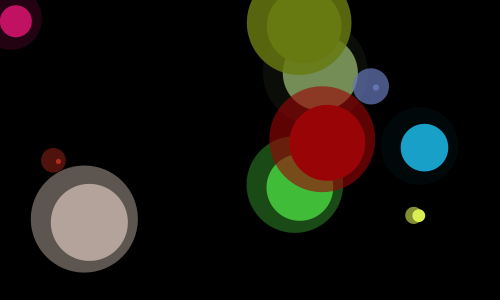
Frame 1 (no input)
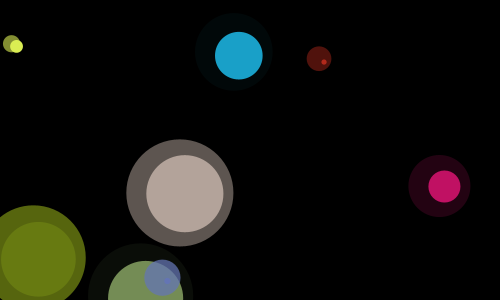
Frame 60 (the mouse pressed at the canvas centre just before this capture)
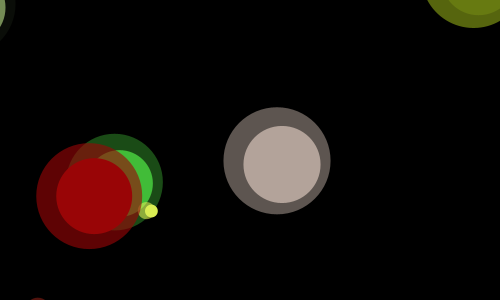
Frame 120 (the mouse held since frame 60 and released just before this capture)

The Processing sketch that drew these frames (run headless with seeded random() and noise(); from frame 60 on, the mouse is pressed at the canvas centre):

// Processing sketch: processing_47709
// ── processing_47709.pde


//ORIGINAL PROGRAMM

int _num = 10;
Circle [] cArray = {
};
void setup() {
  size(500, 300);
  background(0,50);
  smooth();
  strokeWeight(1);
  fill(150, 50);
  drawCircles();
}
void draw() {
  background (0,50);
  for (int i=0; i< cArray.length; i++) {
    Circle thisCirc = cArray [i];
    thisCirc.updateMe ();
  }
}
void mouseReleased() {
  drawCircles();
}
void drawCircles() {
  for (int i=0; i<_num; i++) {
    Circle thisCirc = new Circle();
    thisCirc.drawMe();
    thisCirc.drawMe (); 
    cArray = (Circle []) append (cArray, thisCirc);
  }
}


// CLASS DEFINITION

class Circle {
  float x, y;
  float radius;
  color linecol, fillcol;
  float alph;
  float xmove, ymove;


  Circle() {
    x = random(width);
    y = random(height);
    radius = random(100) + 10;
    linecol = color(random(255), random(255), random(255));
    fillcol = color(random(255), random(255), random(255));
    alph = random(255);
    xmove = random (10) -5;
    ymove = random (10) - 5;
  }
  void drawMe() {
    noStroke();
    fill(fillcol, alph);
    ellipse(x-5, y- random (4), radius, radius);
    fill (fillcol);
    ellipse(x, y, radius-30, radius-30);
  }

  void updateMe() {
    x += xmove;
    y += ymove;
    if (x > (width+radius)) { 
      x=0-radius;
    }
    if (x < (0-radius)) { 
      x=width+radius;
    }
    if (y > (height+radius)) { 
      y=0-radius;
    }
    if (y < (0-radius)) { 
      y=height+radius;
    }
    drawMe();
  }
}
